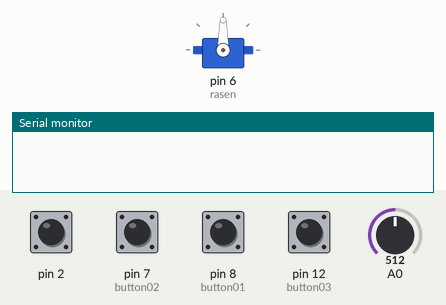
Recording of a sketch running on a simulated Arduino Uno, built with avr-gcc and run on an emulated ATmega328P. On the bench: servo, the last lines printed to the serial monitor. The inputs (shaded band) are chosen by the test bench; at power-on: pin 2, pin 7 (button02), pin 8 (button01), pin 12 (button03) HIGH, A0 = 512.

Above: at 1.2 s.
1.3 s: pin 8 (button01) pulled LOW for 0.15 s
At 2.5 s:
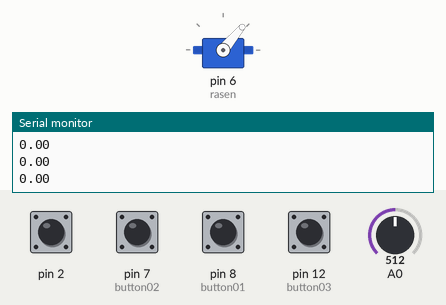
3.1 s: pin 7 (button02) pulled LOW for 0.15 s
At 3.27 s:
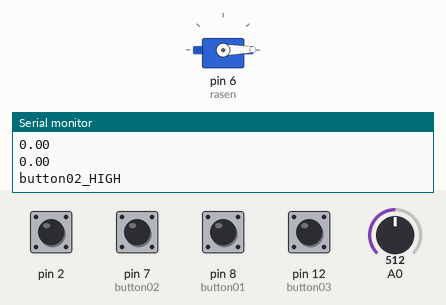
4.9 s: A0 set to 483
Timing chart, 0 to 7.9 s (numbered marks = the images above; inputs shaded):
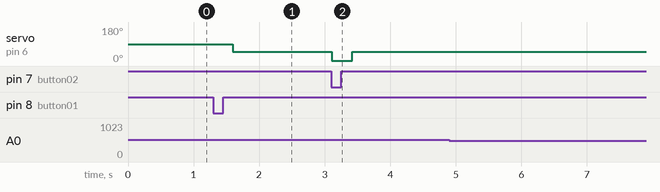

The sketch:

epsbix_02.ino
```cpp
volatile int TOGGLE = LOW;
#include <Servo.h>
Servo rasen;
const int button01 = 8;
const int button02 = 7;
const int button03 = 12;
unsigned long time_mil;
unsigned long time_1;
int mode_flg = 0;
float count_s;
float count_s4;


void blink(void){
  if(digitalRead(2) ==LOW){
    TOGGLE=LOW;
  }else{
    TOGGLE=HIGH;
  }
}
void setup() {
  pinMode(2,INPUT_PULLUP);
  pinMode(button01,INPUT_PULLUP);
  pinMode(button02,INPUT_PULLUP);
  pinMode(button03,INPUT_PULLUP);
  attachInterrupt(digitalPinToInterrupt(2),blink,CHANGE);
  Serial.begin(9600);
  rasen.attach(6);
}

void loop() {
  time_mil = millis();
  int value01;
  value01 = digitalRead(button01);
  if(value01 == LOW)
  {
    Serial.println("Start");
    delay(300);
    while(1)
    {
      char c;
      c = Serial.read();
      rasen.write(50);
      int A=0;
      A=A+analogRead(0);
      if(A<500)
      {
        time_1 = millis();
        Serial.println("HIGH");
        while(2)
        {
          int A=0;
          A=A+analogRead(0);
          if(A>500)
          {
            time_mil=millis()-time_1;
            count_s = (float)time_mil/1000;
            count_s4 = count_s * 4;
            Serial.println("LOW");
            //Serial.println(count_s);
            break;
          }
        }
      }
      int value01;
      value01 = digitalRead(button01);
      if(value01 == LOW)
      {
        rasen.write(1);
        Serial.println("button01_HIGH");
        delay(300);
      }
      int value02;
      value02 = digitalRead(button02);
      if(value02 == LOW)
      {
        rasen.write(1);
        Serial.println("button02_HIGH");
        delay(300);
      }
      int value03;
      value03 = digitalRead(button03);
      if(value03 == LOW)
      {
        rasen.write(1);
        Serial.println("button03_HIGH");
        delay(300);
      }
      Serial.println(count_s4);
    }
  }
}
```

Measured:
- after the input at 1.3 s, servo on pin 6 (rasen): 90° → 50° after 0.30 s
- after the input at 3.1 s, servo on pin 6 (rasen): 50° → 1° at once, → 50° 0.32 s later
